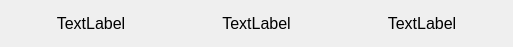
<?xml version="1.0" encoding="UTF-8"?>
<ui version="4.0">
 <class>BtDevCell</class>
 <widget class="QWidget" name="BtDevCell">
  <property name="geometry">
   <rect>
    <x>0</x>
    <y>0</y>
    <width>513</width>
    <height>47</height>
   </rect>
  </property>
  <property name="windowTitle">
   <string>Form</string>
  </property>
  <layout class="QHBoxLayout" name="horizontalLayout">
   <item>
    <widget class="QLabel" name="btName">
     <property name="font">
      <font>
       <pointsize>12</pointsize>
      </font>
     </property>
     <property name="text">
      <string>TextLabel</string>
     </property>
     <property name="alignment">
      <set>Qt::AlignCenter</set>
     </property>
    </widget>
   </item>
   <item>
    <widget class="QLabel" name="btAddr">
     <property name="font">
      <font>
       <pointsize>12</pointsize>
      </font>
     </property>
     <property name="text">
      <string>TextLabel</string>
     </property>
     <property name="alignment">
      <set>Qt::AlignCenter</set>
     </property>
    </widget>
   </item>
   <item>
    <widget class="QLabel" name="btRssi">
     <property name="font">
      <font>
       <pointsize>12</pointsize>
      </font>
     </property>
     <property name="text">
      <string>TextLabel</string>
     </property>
     <property name="alignment">
      <set>Qt::AlignCenter</set>
     </property>
    </widget>
   </item>
  </layout>
 </widget>
 <resources/>
 <connections/>
</ui>
